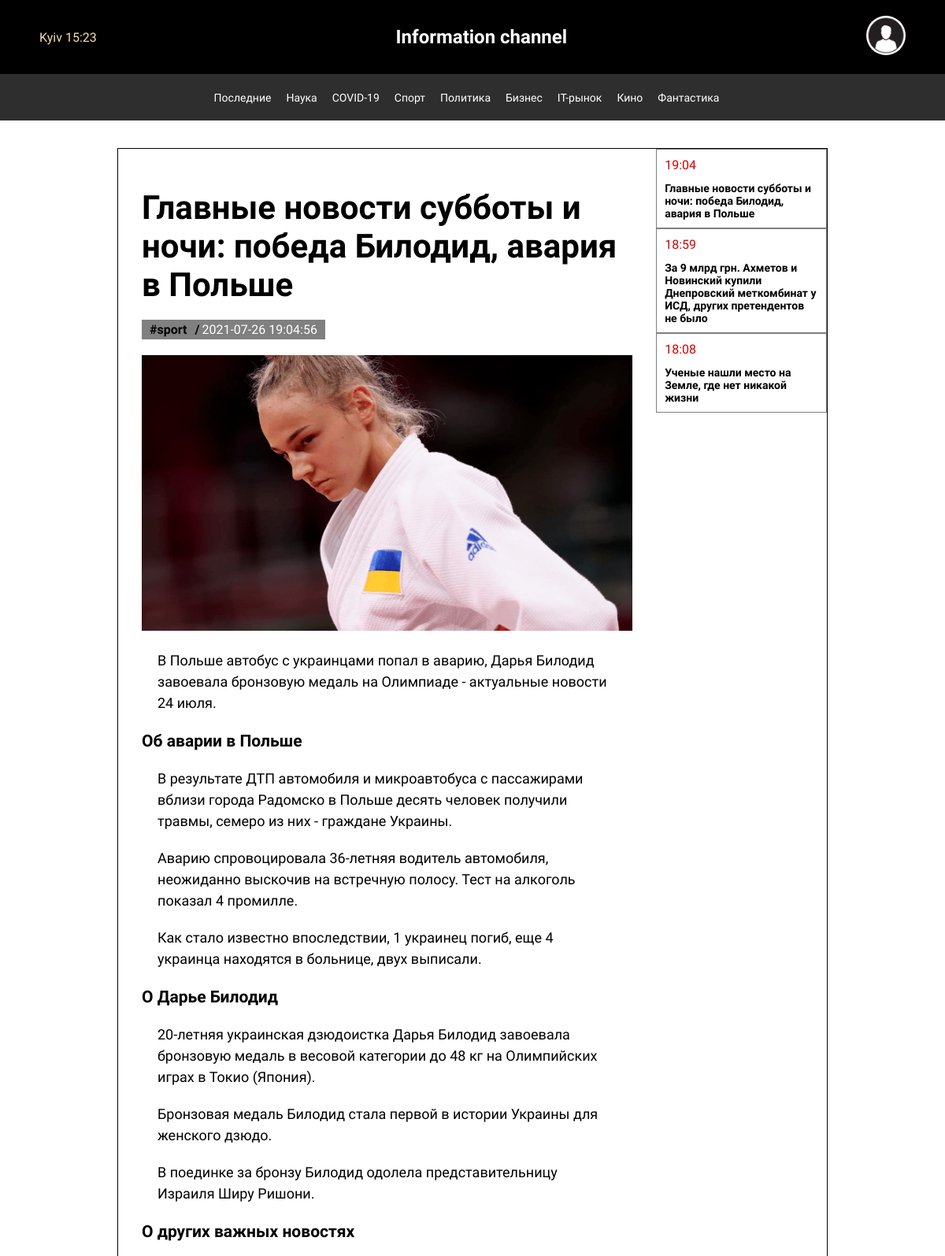
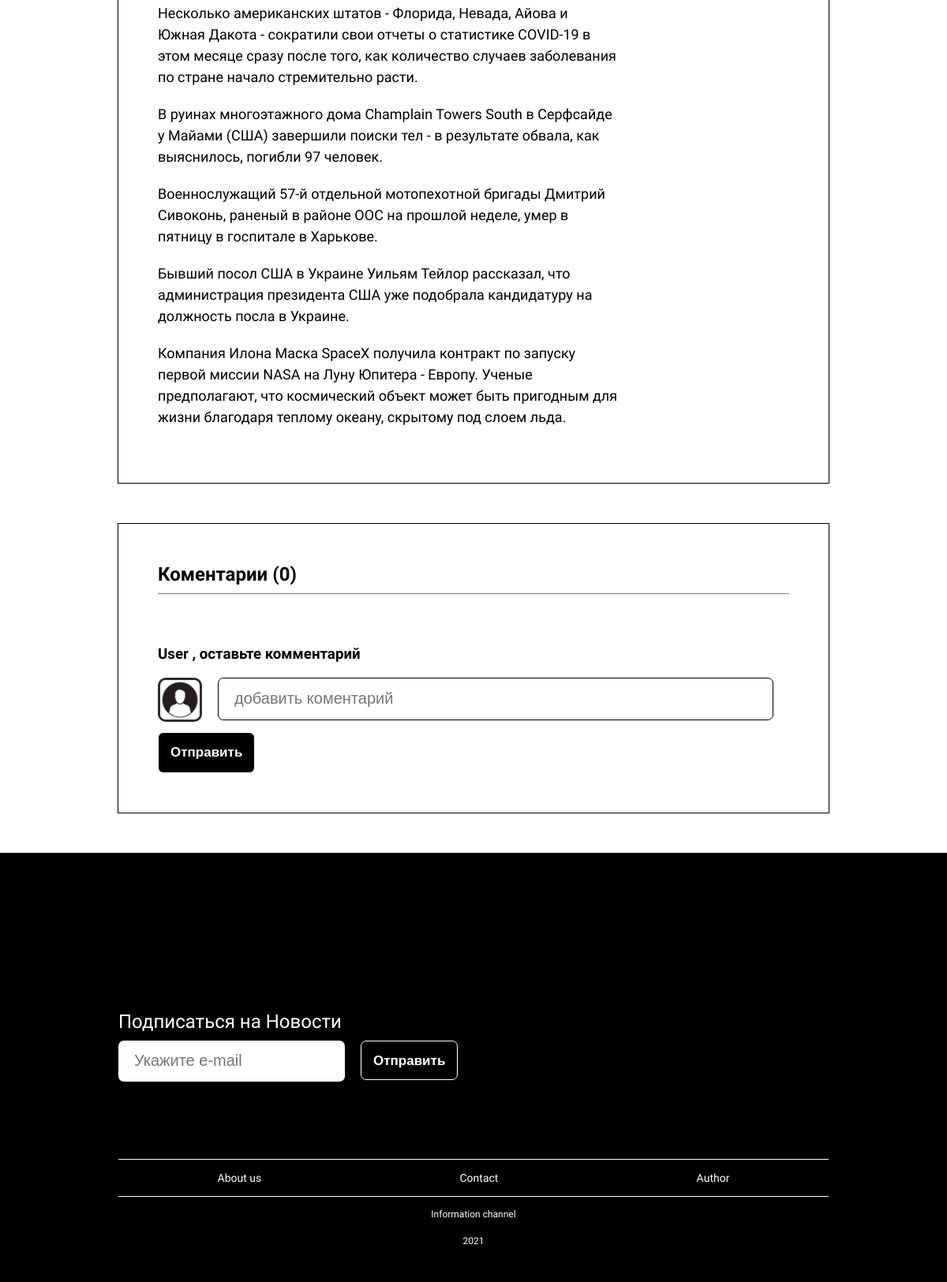
The page /page/30 (signed in) on the database its author committed (2 pictures, top to bottom).
### tables this page shows
CREATE TABLE `categories` (
  `id` int NOT NULL,
  `name` text NOT NULL,
  `tegs` text NOT NULL
);

CREATE TABLE `news` (
  `id` int NOT NULL,
  `title` text NOT NULL,
  `text` text NOT NULL,
  `time` datetime NOT NULL DEFAULT CURRENT_TIMESTAMP,
  `categories` text NOT NULL,
  `img` varchar(255) NOT NULL
);

### core/View.php (called while the page is built, shortened)
<?php
	class View
	{
		public function render(Page $page) {
			return $this->renderLayout($page, $this->renderView($page));
		}
		private function renderLayout(Page $page, $content) {
			$layoutPath = $_SERVER['DOCUMENT_ROOT'] . "/project/layouts/{$page->layout}.php";
			if (file_exists($layoutPath)) {
					include $layoutPath;
				return ob_get_clean();
			} else {
				echo "Не найден файл с лейаутом по пути $layoutPath"; die();
			}
		}
		private function renderView(Page $page) {
			if ($page->view) {
				$viewPath = $_SERVER['DOCUMENT_ROOT'] . "/project/views/{$page->view}.php";
				if (file_exists($viewPath)) {
						$data = $page->data;
						extract($data);
						include $viewPath;
					return ob_get_clean();
				} else {
					echo "Не найден файл с представлением по пути $viewPath"; die();
				}
			}
		}
	}

### project/controllers/PageController.php (called while the page is built, shortened)
<?php
class pageController extends Controller
{
    public function page ($id)
    {
        $data = new Page;
        $array = $data->getdate($id);
        return $this->render('page/page', $array);
    }
}

### project/models/Page.php (called while the page is built, shortened)
<?php
class Page extends Model
{
    public function getDate($id)
    {
        $db = new db;
        $id = $id['id'];
        $date = $db->querygetNewsId('news', $id);
        $arrayRec = $db->queryTableLimit('news', 10);
        $arrayCom = $db->queryCom($id);
        $array = [
            'array'=> $date,
            'arrayRec' => $arrayRec,
            'arrayCom'=>$arrayCom,
            'id' => $id
        ];
        return $array;
    }
}

### lib/db.php (called while the page is built, shortened)
<?php
class db {
    private $mysqli;
    public function __construct()
    {
        $this->mysqli = new mysqli('localhost', 'root','', 'ichannel');
    }
    public function query($table){
        $query = "SELECT * FROM `$table`";
        $result = mysqli_query($this->mysqli, $query);
        return mysqli_fetch_all($result, MYSQLI_ASSOC);
    }
    public function querygetNewsId($table, $id){
        $query = "SELECT * FROM `$table` WHERE id = $id";
        $result = mysqli_query($this->mysqli, $query);
        return mysqli_fetch_assoc($result);
    }
    public function queryTableLimit($table, $limit){
        $query = "SELECT * FROM `$table` ORDER BY `$table`.`time` DESC LIMIT $limit";
        $result = mysqli_query($this->mysqli, $query);
        return mysqli_fetch_all($result, MYSQLI_ASSOC);
    }
    public function queryCom($page_id)
    {
        $query = "SELECT * FROM `comments` WHERE `page_id`='$page_id'";
        $result = mysqli_query($this->mysqli, $query);
        return mysqli_fetch_all($result, MYSQLI_ASSOC);
    }
}

### core/Dispatcher.php (called while the page is built, shortened)
<?php
	class Dispatcher
	{
		public function getPage(Track $track)
		{
			$className = ucfirst($track->controller) . 'Controller';
			$fullName = "\\Project\\Controllers\\$className";
			try {
				$controller = new $fullName;
				if (method_exists($controller, $track->action)) {
					$result = $controller->{$track->action}($track->params);
					if ($result) {
						return $result;
					} else {
						return new Page('default');
					}
				} else {
					echo "Метод <b>{$track->action}</b> не найден в классе $fullName."; die();
				}
			} catch (\Exception $error) {
				echo $error->getMessage(); die();
			}
		}
	}

### project/layouts/default.php (the view, shortened to what this page needs)
<?php
$db = new db;
$array = $db->query('categories');
?>
<?php if(!empty($_SESSION['name'])):?>
    <?php $arrayFromURI = explode('/', $_SERVER['REQUEST_URI'])?>
    <?php if($arrayFromURI[1] === 'admin'):?>
        <?php if(trim($_SESSION['name']) === 'Админ'):?>
        <!DOCTYPE html>
        <html lang="en">
        <head>
            <meta charset="UTF-8">
            <meta name="viewport" content="width=device-width, initial-scale=1.0">
            <title>Document</title>
            <link rel="stylesheet" href="/project/webroot/admin_styles.css">
        </head>
        <body>
            <header class="admin_header">
                    <h1 class="admin_h1">Admin panel</h1>
                    <a href="/" class="logout">Назад</a>
                </header>
            <div class="admin_container">
                <div class="admin_menu">
                    <div class="a_cols">
                        <a href="/admin"><div class="a_col">My WebSite</div></a>
                        <a href="/admin/catalog"><div class="a_col">Catalog</div></a>
                        <a href="/admin/news"><div class="a_col">News</div></a>
                        <a href="/admin/users"><div class="a_col">Users</div></a>
                        <a href="/admin/comments"><div class="a_col">Comments</div></a>
                    </div>
                    <footer class="admin_footer"><div class="text_footer">E-Starter© 2021 v1</div></footer>
                </div>
                <div class="admin_content">
                    <?=$content?>
                </div>
            </div>
        <script>
            var checkboxes = document.querySelectorAll('input.thing'),
            checkall = document.getElementById('checkall');
        for(var i=0; i<checkboxes.length; i++) {
            checkboxes[i].onclick = function() {
                var checkedCount = document.querySelectorAll('input.thing:checked').length;
                checkall.checked = checkedCount > 0;
                checkall.indeterminate = checkedCount > 0 && checkedCount < checkboxes.length;
            }
        }
        checkall.onclick = function() {
            for(var i=0; i<checkboxes.length; i++) {
                checkboxes[i].checked = this.checked;
            }
        }
        </script>
        </body>
        </html>
        <?php else: header('Location:/')?>
        <?php endif?>
    <?php else:?>
<!DOCTYPE html>
<html>
	<head>
    <link rel="stylesheet" href="/project/webroot/wq.css">
	</head>
	<body>
  <header>
        <div class="time_header">Kyiv <?php echo date("H:i");?> </div>
        <div>
            <a class="text_header" style="color: white;" href="/">Information channel</a>
        </div>
           <div class="log_out_header">
              <img src="/project/img/<?php echo $_SESSION['img']?>" alt="" onclick="myFunction()" class="dropbtn">
            </div>
    </header>
    <div class="catalog">
        <?php foreach($array as $arrs):?>
     <?php
        $arrayFromURI = explode('/', $_SERVER['REQUEST_URI']);
        if(!empty($arrayFromURI[2]))
        {
            if($arrs['tegs'] == $arrayFromURI[2]){
                $styleborder = 'border-bottom: 1px solid;';
            }else{
                $styleborder = 'border-bottom: none;';
            }
        }else{
            $styleborder = 'border-bottom: none;';
        }
        ?>
            <a style="<?php echo $styleborder?>" href="/category/<?php echo $arrs['tegs']?>" class="catalog_link"><?php echo $arrs['name']?></a>
        <?php endforeach?>
    </div>
   <?php echo $content?>
  <footer>
        <div class="footer_container">
            <div class="form">
            Подписаться на Новости
            <div class="email_sub">
                <form action="" method="post" class="form_footer">
                    <input type="text" name="email" placeholder="Укажите e-mail" required>
                    <input type="submit" value="Отправить">
                </form>
            </div>
        </div>
        <div class="link_footer">
            <a class="link_footer_style" href="/about">About us</a>
            <a class="link_footer_style" href="/contact">Contact</a>
            <a class="link_footer_style" href="/author">Author</a>
        </div>
        <div class="text_footer">
            Information channel <p>2021
        </div>
        </div>
    </footer>
	</body>
</html>
<?php endif?>
<?php endif?>

### project/views/page/page.php (shortened to what this page needs)
<main style="display: flex;">
    <div class="container_news">
        <div class="title_news"><?php echo $array['title']?></div>
        <div style="margin:20px 0; display:flex;">
        <a href="/category/<?=$array['categories']?>" class="tegs" style="background: gray;color: black;font-weight: 900;padding: 3px 10px;"> #<?=$array['categories']?></a>
            <div style="background: gray;color: black;font-weight: 900;padding: 3px 3px 3px 0;">/</div><div style="background:gray;color:white;font-weight: 100;padding: 3px 10px 0 0;" class="time_news"><?=$array['time']?></div>
        </div>
        <img style="width: 100%;" src="/project/img/<?=$array['img']?>" alt="">
        <div class="text_news"><?=$array['text']?></div>
    </div>
    <div class="container_news_recomend">
            <?php foreach($arrayRec as $arr):?>
                <div class="col_n_c">
                <div class="time_rec"><?php $date_sql = strtotime( $arr['time']);
                    echo $date_sql_normal = date( 'H:i', $date_sql );?></div>
               <a style="color: black;" href="/page/<?=$arr['id']?>"> <div class="title_rec"><?=$arr['title']?></div>
               </div> </a>
            <?php endforeach?>
    </div>
</main>
<div class="content_comments">
    <div class="title_comments">Коментарии (<?=count($arrayCom)?>)</div>
    <form style="margin-top: 65px;" action="/actionAddComment" class="from_comments" method="post">
    <h3 style=""><?=$_SESSION['name']?>, оставьте комментарий</h2>
    <div class="flex">
        <img src="/project/img/<?=$_SESSION['img']?>" alt="" class="comm_cont">
        <input type="text" name="text" placeholder="добавить коментарий" id="" class="text_comm" required>
    </div>
        <input type="submit" value="Отправить" class="sub_comm">
    </form>
</div>

### project/webroot/wq.css (style rules this page uses)
html, body { padding: 0; margin: 0; font-family: 'Comfortaa', cursive; }
img { object-fit:cover }
a { text-decoration: none; color: #2196f3; }
.flex { display: flex; }
header { padding: 20px 50px; background: #000000; display: flex; align-items: center; justify-content: space-between; color: white; }
.time_header { color: wheat; }
.text_header { font-size: 24px; font-weight: 900; }
main { width: 900px; margin: 0 auto; border: 1px solid black; margin-bottom: 50px; margin-top: 35px; }
.catalog { padding: 20px 50px; background: #2e2e2e; color: white; text-align: center; }
.catalog_link { font-size: 14px; color: white; margin-right: 15px; }
footer { background: black; }
.footer_container { width: 900px; margin: 0 auto; padding-top: 200px; }
.form { color: white; font-size: 24px; margin-bottom: 100px; }
.email_sub { height: 50px; margin: 10px 0; display: flex; }
.link_footer { display: flex; justify-content: space-around; margin-top: 30px; border-top: 1px solid white; padding-top: 15px; }
.link_footer_style { color: white; font-size: 14px; }
.text_footer { color: white; text-align: center; font-size: 12px; border-top: 1px solid; padding: 15px; margin-top: 15px; padding-bottom: 25px; }
p { margin: 20px; }
.form_footer { display: flex; }
input[type="text"] { border-radius: 7px; height: 50px; border: none; width: 100%; font-size: 20px; margin-right: 20px; padding-left: 20px; }
input[type="submit"] { font-size: 17px; padding: 15px; border-radius: 7px; font-weight: bold; background: black; color: white; border: 1px solid; }
.container_news { padding: 50px 30px; }
.title_news { font-size: 42px; font-weight: bold; }
.text_news { font-size: 18px; line-height: 1.5em; }
.col_n_c { border: 1px solid gray; padding: 10px; }
.time_rec { color: #d80000; margin-bottom: 12px; }
.title_rec { font-size: 14px; font-weight: bold; }
.content_comments { width: 800px; margin: 0 auto; border: 1px solid; margin-bottom: 50px; padding: 50px; }
.title_comments { font-size: 24px; font-weight: bold; border-bottom: 1px solid gray; padding-bottom: 10px; }
input.text_comm { border: 1px solid; margin-bottom: 15px; width: 778px; }
.comm_cont { height: 50px; width: 50px; background: gray; margin-right: 20px; border-radius: 10px; display: block; border: 3px #2e2e2e solid; }
.dropbtn { height: 50px; width: 50px; border-radius: 30px; position: relative; display: inline-block; cursor: pointer; }
.log_out_header { display: inline-block; }

### rows shown on the page
categories: name "Последние"
categories: name "Наука"
categories: name "COVID-19"
categories: name "Спорт"
categories: name "Политика"
categories: name "Бизнес"
categories: name "IT-рынок"
categories: name "Кино"
categories: name "Фантастика"
news: title "Главные новости субботы и ночи: победа Билодид, авария в Польше", categories "sport", time "2021-07-26 19:04:56", img (picture), text "В Польше автобус с украинцами попал в аварию, Дарья Билодид завоевала бронзовую медаль на Олимпиаде - актуальные новости 24 июля. Об аварии в Польше В результате ДТП автомобиля и микроавтобуса с пассажирами вблизи города Радомско в Польше десять человек получили травмы, семеро из них - граждане Украины. Аварию спровоцировала 36-летняя водитель автомобиля, неожиданно выскочив на встречную полосу. Тест на алкоголь показал 4 промилле. Как стало известно впоследствии, 1 украинец погиб, еще 4 украинца находятся в больнице, двух выписали. О Дарье Билодид 20-летняя украинская дзюдоистка Дарья Билодид завоевала бронзовую медаль в весовой категории до 48 кг на Олимпийских играх в Токио (Япония).…", time "19:04"
news: time "18:59", title "За 9 млрд грн. Ахметов и Новинский купили Днепровский меткомбинат у ИСД, других претендентов не было"
news: time "18:08", title "Ученые нашли место на Земле, где нет никакой жизни"

### other values the page prints
count($arrayCom) "0"
$_SESSION['name'] "User"
